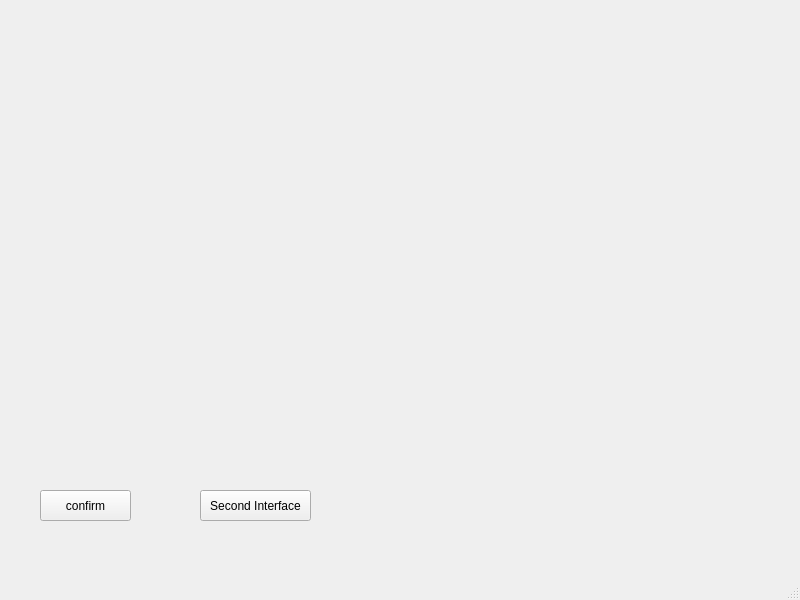
<?xml version="1.0" encoding="UTF-8"?>
<ui version="4.0">
 <class>MainWindow</class>
 <widget class="QMainWindow" name="MainWindow">
  <property name="geometry">
   <rect>
    <x>0</x>
    <y>0</y>
    <width>800</width>
    <height>600</height>
   </rect>
  </property>
  <property name="windowTitle">
   <string>MainWindow</string>
  </property>
  <widget class="QWidget" name="centralWidget">
   <widget class="QPushButton" name="pushConfirm">
    <property name="geometry">
     <rect>
      <x>40</x>
      <y>490</y>
      <width>91</width>
      <height>31</height>
     </rect>
    </property>
    <property name="text">
     <string>confirm</string>
    </property>
   </widget>
   <widget class="QPushButton" name="pushSecondInterface">
    <property name="geometry">
     <rect>
      <x>200</x>
      <y>490</y>
      <width>111</width>
      <height>31</height>
     </rect>
    </property>
    <property name="text">
     <string>Second Interface</string>
    </property>
   </widget>
  </widget>
  <widget class="QMenuBar" name="menuBar">
   <property name="geometry">
    <rect>
     <x>0</x>
     <y>0</y>
     <width>800</width>
     <height>21</height>
    </rect>
   </property>
  </widget>
  <widget class="QStatusBar" name="statusBar"/>
 </widget>
 <layoutdefault spacing="6" margin="11"/>
 <resources/>
 <connections/>
</ui>
